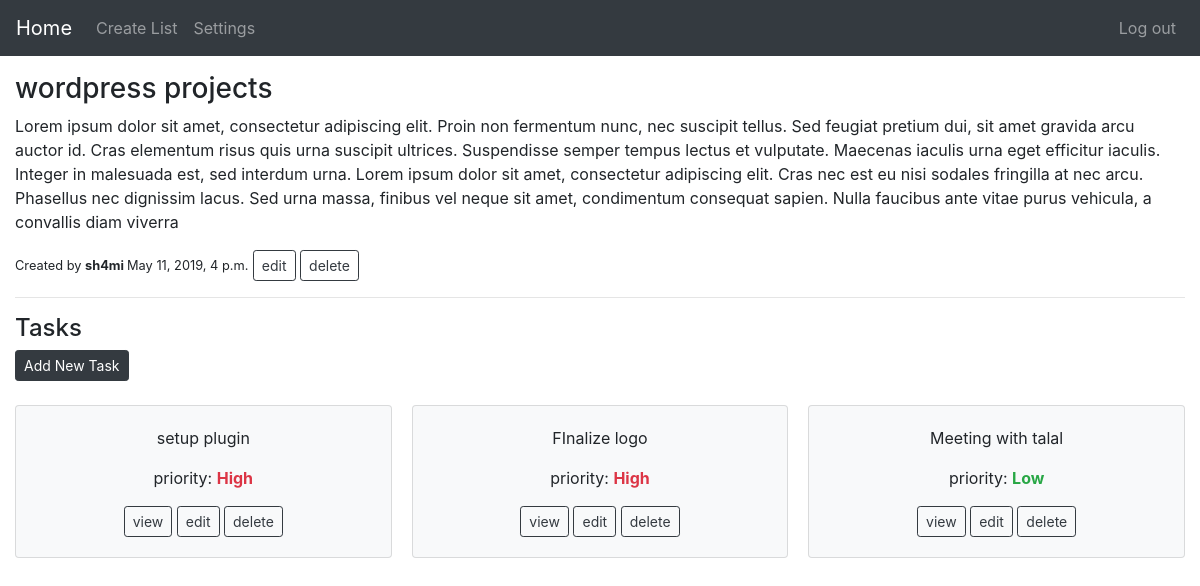
The page /list/9 (signed in) on the database as committed earlier.
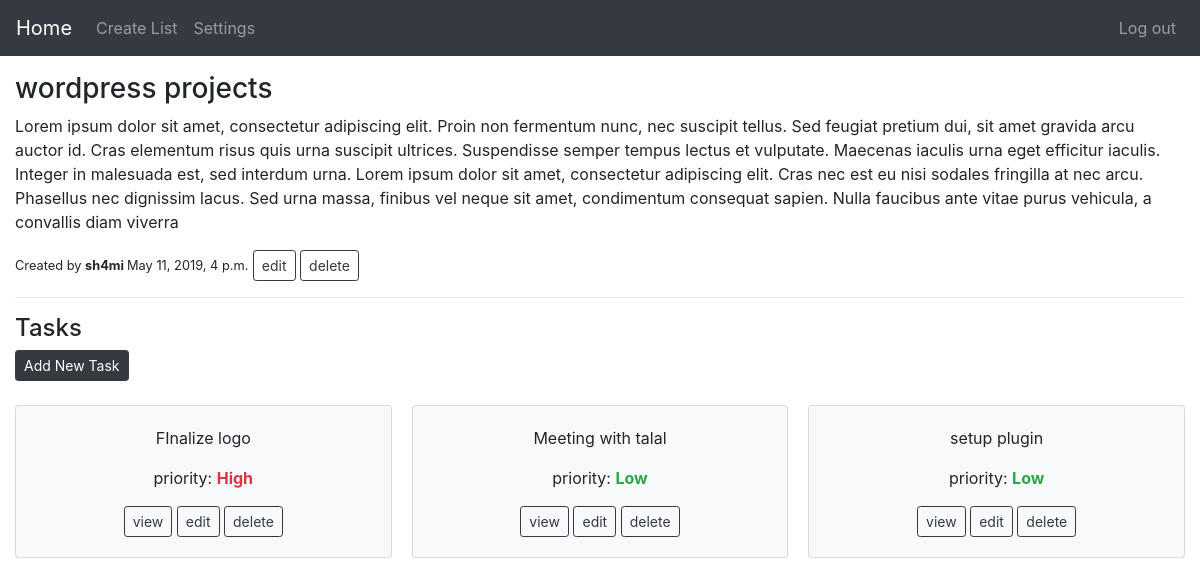
The same page on the database as committed later.
### main/models.py (models this page shows, shortened)
class Tasks(models.Model):
    PRIORITY_CHOICES = (
        ('1', 'High'),
        ('2', 'Average'),
        ('3', 'Low'),
    )
    user = models.ForeignKey(
        User, related_name='task_author', on_delete=models.CASCADE)
    lists = models.ForeignKey(
        Lists, related_name='list', on_delete=models.CASCADE)
    description = models.TextField(default='', blank=True)
    title = models.CharField(max_length=100, blank=True, default="")
    priority = models.CharField(
        max_length=1, choices=PRIORITY_CHOICES, default='2', blank=True)
    created_at = models.DateTimeField(auto_now_add=True)

### main/views.py (the view)
# urls.py: path('list/<int:pk>', ListDetailView.as_view(), name='list_detail'),
class ListDetailView(LoginRequiredMixin, DetailView):
    model = Lists
    def get_context_data(self, *args, **kwargs):
        context = super(ListDetailView, self).get_context_data(*args, **kwargs)
        list_id = context['object'].id
        context['tasks'] = Tasks.objects.filter(
            lists_id=list_id).order_by('priority')
        return context

### content/templates/main/lists_detail.html
{% extends 'layouts/default/page.html' %}
{% load i18n %}
{% block content %}
<h3 class="title">{{ object.title }}</h3>
<p>{{ object.description }}</p>
<span class="font-weight-lighter small">Created by <b>{{object.user.username}}&nbsp;</b>{{ object.created_at }}</span>
<a href="{% url 'list_update' pk=object.id  %}"><button type="button" class="btn btn-sm btn-outline-dark">edit</button></a>
<a href="{% url 'list_delete' pk=object.id  %}"><button type="button" class="btn btn-sm btn-outline-dark">delete</button></a>
<hr>
<h4>Tasks</h4>
<a href="{% url 'task_create' pk=object.id  %}"><button type="button" class="btn btn-sm btn-dark">Add New Task</button></a>
<br>
<br>
<div class="card-columns">
    {% if tasks %}
    {% for t in tasks %}
    <div class="card bg-light">
        <div class="card-body text-center">
            <p class="card-text">{{ t.title }}</p>
            {% if t.priority == '3' %}
            <p>priority: <b class="text-success">Low</b></p>
            {% elif t.priority == '1' %}
            <p>priority: <b class="text-danger">High</b></p>
            {% else %}
            <p>priority: <b>Average</b></p>
            {% endif %}
            <a href="{% url 'task_detail' pk=t.id %}"><button type="button" class="btn btn-sm btn-outline-dark">view</button></a>
            <a href="{% url 'task_update' pk=t.id %}"><button type="button" class="btn btn-sm btn-outline-dark">edit</button></a>
            <a href="{% url 'task_delete' pk=t.id %}"><button type="button" class="btn btn-sm btn-outline-dark">delete</button></a>
        </div>
    </div>
    {% endfor %}
    {% else %}
    <h4>No Tasks found for this list.</h4>
    {% endif %}
</div>
{% endblock %}

Rows that differ between the two databases and show on the page:
changed Tasks "setup plugin": priority "High" → "Low"; moves down the list
